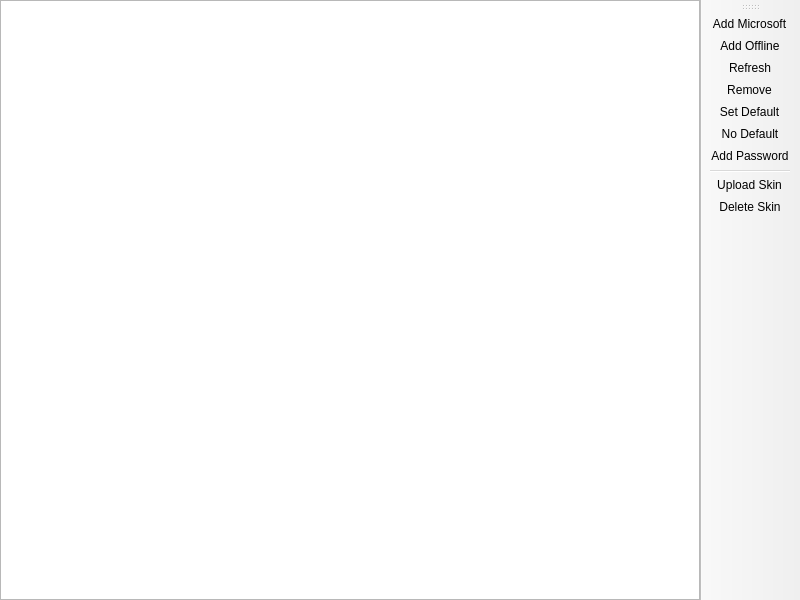
<?xml version="1.0" encoding="UTF-8"?>
<ui version="4.0">
 <class>AccountListPage</class>
 <widget class="QMainWindow" name="AccountListPage">
  <property name="geometry">
   <rect>
    <x>0</x>
    <y>0</y>
    <width>800</width>
    <height>600</height>
   </rect>
  </property>
  <widget class="QWidget" name="centralwidget">
   <layout class="QHBoxLayout" name="horizontalLayout">
    <property name="leftMargin">
     <number>0</number>
    </property>
    <property name="topMargin">
     <number>0</number>
    </property>
    <property name="rightMargin">
     <number>0</number>
    </property>
    <property name="bottomMargin">
     <number>0</number>
    </property>
    <item>
     <widget class="VersionListView" name="listView">
      <property name="alternatingRowColors">
       <bool>true</bool>
      </property>
      <property name="rootIsDecorated">
       <bool>false</bool>
      </property>
      <property name="itemsExpandable">
       <bool>false</bool>
      </property>
      <property name="allColumnsShowFocus">
       <bool>true</bool>
      </property>
      <attribute name="headerStretchLastSection">
       <bool>false</bool>
      </attribute>
     </widget>
    </item>
   </layout>
  </widget>
  <widget class="WideBar" name="toolBar">
   <attribute name="toolBarArea">
    <enum>RightToolBarArea</enum>
   </attribute>
   <attribute name="toolBarBreak">
    <bool>false</bool>
   </attribute>
   <addaction name="actionAddMicrosoft"/>
   <addaction name="actionAddOffline"/>
   <addaction name="actionRefresh"/>
   <addaction name="actionRemove"/>
   <addaction name="actionSetDefault"/>
   <addaction name="actionNoDefault"/>
   <addaction name="actionAddPassword"/>
   <addaction name="separator"/>
   <addaction name="actionUploadSkin"/>
   <addaction name="actionDeleteSkin"/>
  </widget>
  <action name="actionRemove">
   <property name="text">
    <string>Remo&amp;ve</string>
   </property>
  </action>
  <action name="actionSetDefault">
   <property name="text">
    <string>&amp;Set Default</string>
   </property>
  </action>
  <action name="actionNoDefault">
   <property name="checkable">
    <bool>true</bool>
   </property>
   <property name="text">
    <string>&amp;No Default</string>
   </property>
  </action>
  <action name="actionUploadSkin">
   <property name="text">
    <string>&amp;Upload Skin</string>
   </property>
  </action>
  <action name="actionDeleteSkin">
   <property name="text">
    <string>&amp;Delete Skin</string>
   </property>
   <property name="toolTip">
    <string>Delete the currently active skin and go back to the default one</string>
   </property>
  </action>
  <action name="actionAddMicrosoft">
   <property name="text">
    <string>&amp;Add Microsoft</string>
   </property>
  </action>
  <action name="actionAddOffline">
   <property name="text">
    <string>Add &amp;Offline</string>
   </property>
  </action>
  <action name="actionAddPassword">
   <property name="text">
    <string>Add &amp;Password</string>
   </property>
  </action>
  <action name="actionRefresh">
   <property name="text">
    <string>&amp;Refresh</string>
   </property>
   <property name="toolTip">
    <string>Refresh the account tokens</string>
   </property>
  </action>
 </widget>
 <customwidgets>
  <customwidget>
   <class>VersionListView</class>
   <extends>QTreeView</extends>
   <header>ui/widgets/VersionListView.h</header>
  </customwidget>
  <customwidget>
   <class>WideBar</class>
   <extends>QToolBar</extends>
   <header>ui/widgets/WideBar.h</header>
  </customwidget>
 </customwidgets>
 <resources/>
 <connections/>
</ui>
